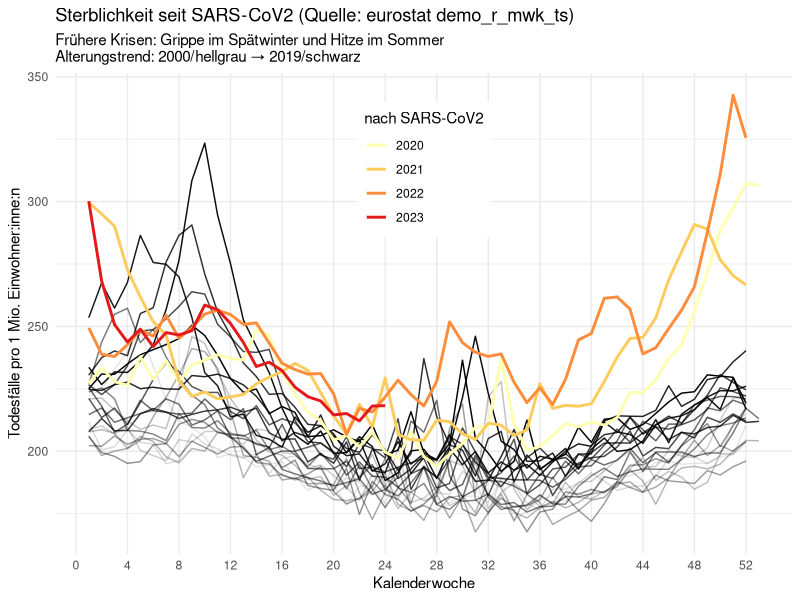
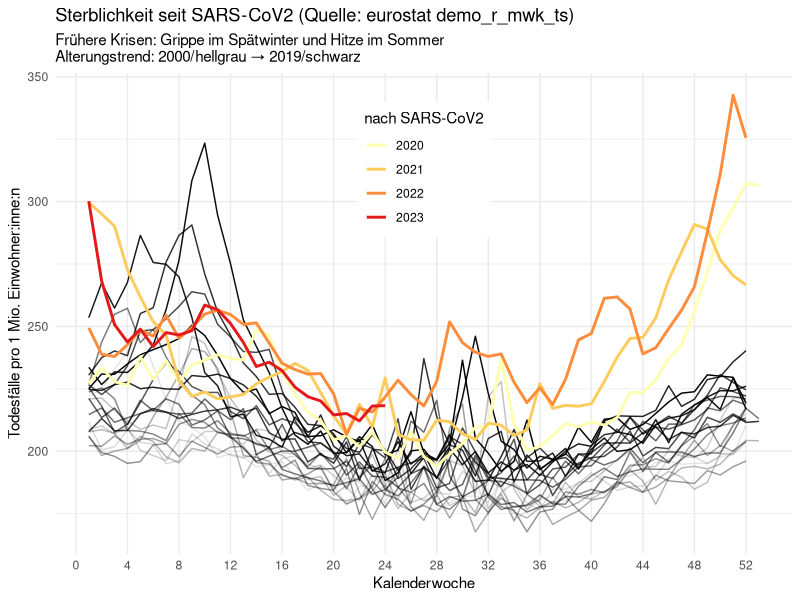

Reproduce these figures in R, in order.
library(ggplot2)

# Run djhurio's script once to get all EU data & regenerate faceted plots
# install.packages(c("data.table", "ISOcodes", "eurostat"))
# source('deaths-by-week.R'); rm(list = ls())

# My goal here: Split mortality data for a single country by pre- & post-CoVID
country <- 'Germany'
covid_start <- 2020
label_pre  <- 'vor SARS-CoV2'
label_post <- 'nach SARS-CoV2'
weeks <- seq(from = 0, to = 52, by = 4)
file_name <- paste0('output/', country, '.jpg')

data <- readr::read_csv('data.csv') |>
  dplyr::filter(cntry == country) |>
  dplyr::transmute(year = gsub('W\\d+', '', time),
                   week, death.rate) |>
  dplyr::mutate(SARS = ifelse(year < covid_start, label_pre, label_post))

pre <- dplyr::filter(data, SARS == label_pre)
post <- dplyr::filter(data, SARS == label_post)
start <- min(pre$year)
end <- max(pre$year)

ggplot(mapping = aes(x = week, y = death.rate)) +
  geom_line(data = pre, aes(alpha = year), show.legend = FALSE) +
  geom_line(
    data = post,
    mapping = aes(y = death.rate, color = year),
    linewidth = 1
  ) +
  scale_color_brewer(palette = 'YlOrRd', name = label_post) +
  scale_x_continuous(breaks = weeks,
                     minor_breaks = NULL) +
  ylab('Todesfälle pro 1 Mio. Einwohner:inne:n') +
  labs(
    title = paste0('Sterblichkeit seit SARS-CoV2 (Quelle: eurostat demo_r_mwk_ts)'),
    subtitle = paste0(
      'Frühere Krisen: Grippe im Spätwinter und Hitze im Sommer',
      '\nAlterungstrend: ',
      start,
      '/hellgrau → ',
      end,
      '/schwarz'
    ),
    x = 'Kalenderwoche'
  ) +
  theme_minimal() +
  theme(
    legend.position = c(.5, .8),
    legend.background = element_rect(fill = 'white', linewidth = 0)
  )

ggsave(file_name)
